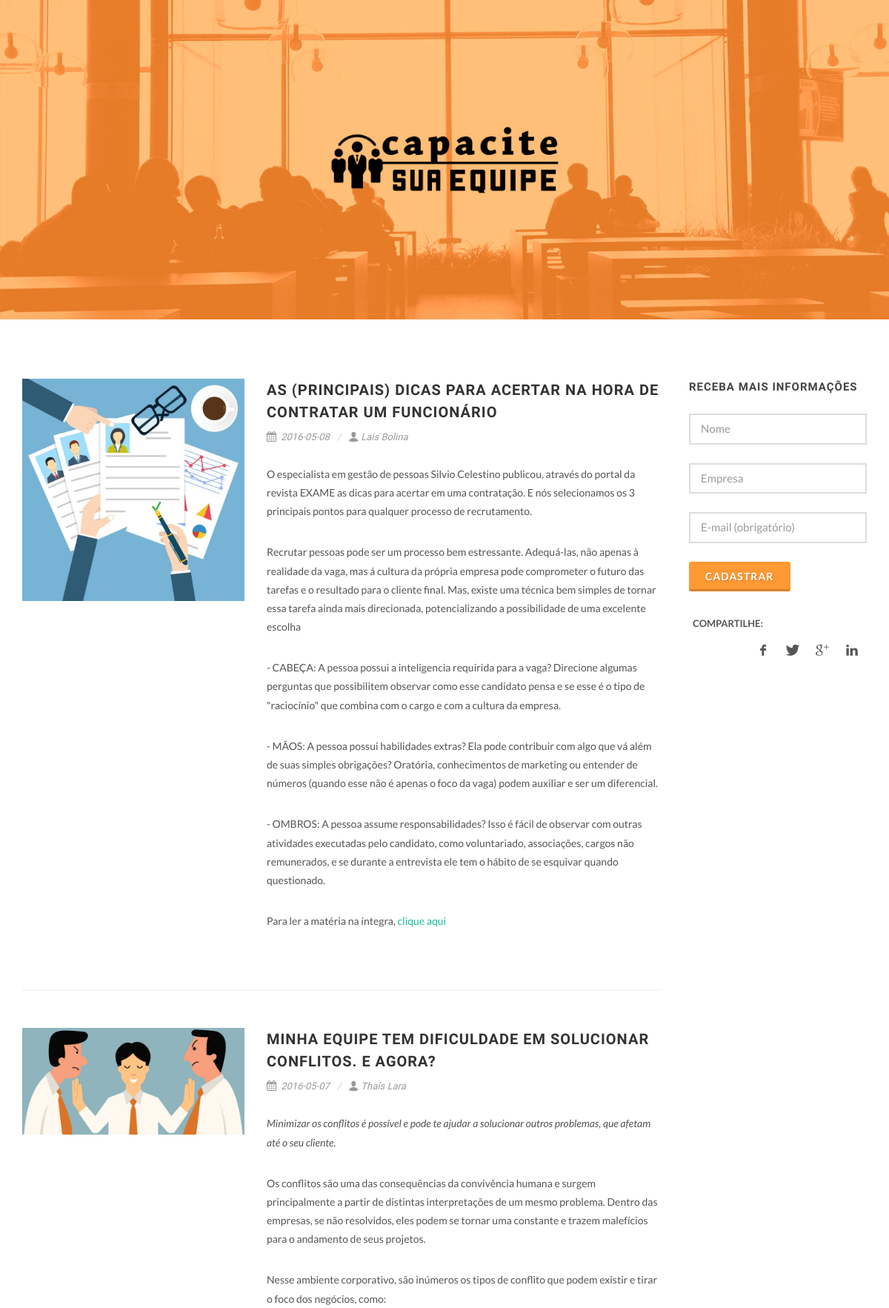
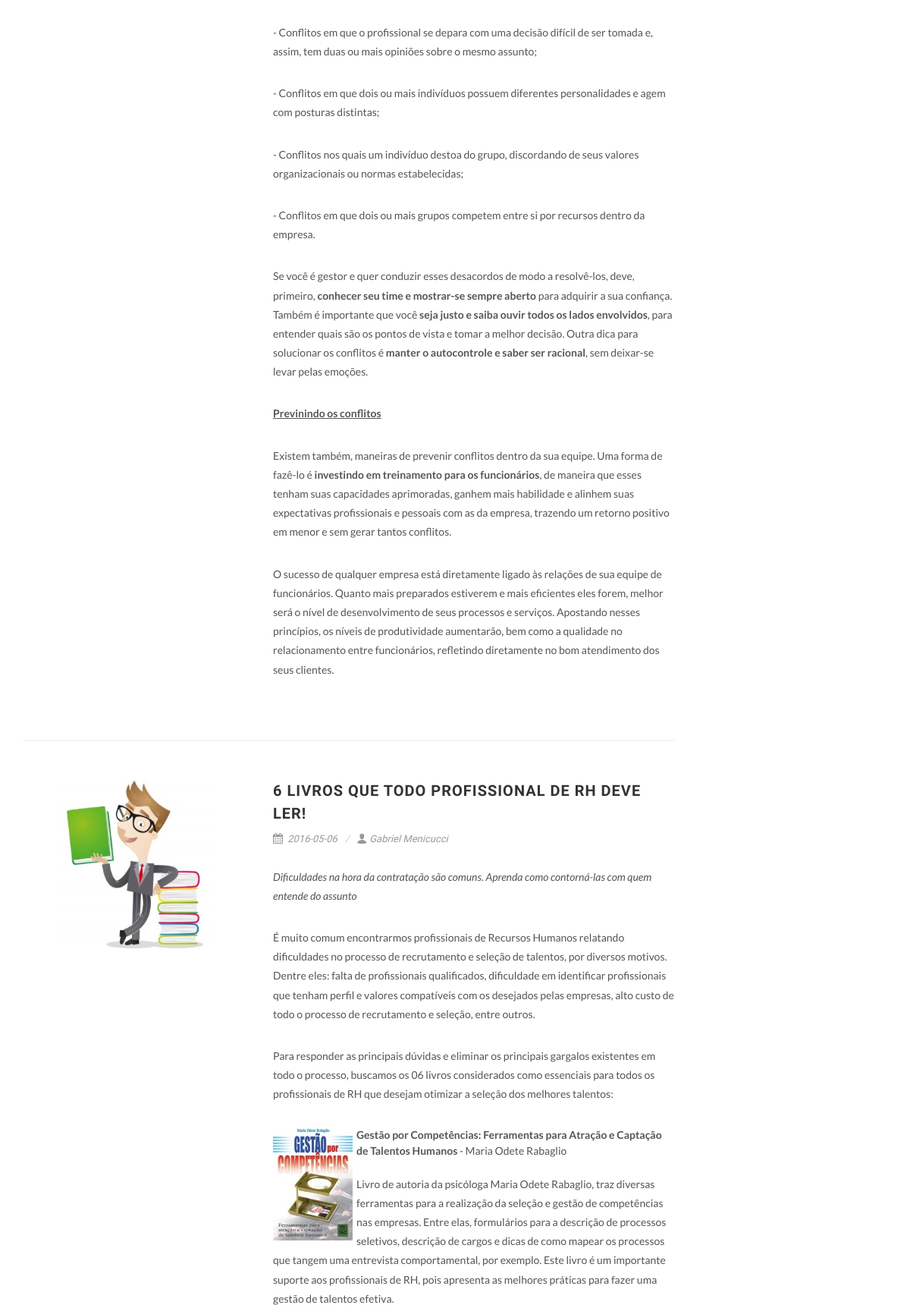
The page / (upper part) on the database its author committed (2 pictures, top to bottom).
### tables this page shows
CREATE TABLE IF NOT EXISTS `postagem` (
  `id` bigint(20) NOT NULL AUTO_INCREMENT,
  `data` date NOT NULL,
  `autor` varchar(100) NOT NULL,
  `url_imagem` varchar(100) NOT NULL,
  `titulo` varchar(100) NOT NULL,
  `texto` text NOT NULL,
  PRIMARY KEY (`id`)
);

### comum.php (called while the page is built, shortened)
<?php
include_once('lib/lib_db.php');
$db = new db;
?>

### lib/lib_db.php (called while the page is built, shortened)
<?php
class db {
   var $host = 'localhost';
   var $banco = 'teste';
   var $usuario = 'root';
   var $senha = '';
   var $r = array();
   var $id_conectar = false;
   var $id_query = false;
   var $erro=false;
   var $sgbd = 'mysql';
   var $posicao = 0;
   function erro($msg='') {
      return $this->erro;
   }
   function conectar() {
      if ($this->sgbd=='mysql') {
         $this->id_conectar = @mysql_connect($this->host, $this->usuario, $this->senha, true);
      } else if ($this->sgbd=='postgresql') {
         if (!$GLOBALS['tty']) $GLOBALS['tty']=1;
         else $GLOBALS['tty']++;
         $aux = 'host='.$this->host.' dbname='.$this->banco;
         if ($this->usuario) $aux.=' user='.$this->usuario;
         if ($this->senha) $aux.=' password='.$this->senha;
         $aux.=' tty='.$GLOBALS['tty'];
         $this->id_conectar = @pg_connect($aux);
      }
   }
   function exec($sql) {
      if ($this->sgbd=='mysql') {
         $this->id_query = @mysql_query($sql);
      } else if ($this->sgbd=='postgresql') {
         $this->posicao = 0;
         $sql = "SET DATESTYLE TO 'SQL,European'; SET TIMEZONE TO 'UTC'; SET CLIENT_ENCODING TO 'LATIN1'; ".$sql;
         $this->id_query = @pg_query($this->id_conectar,$sql);
         $this->erro(@pg_last_error($this->id_conectar));
      }
      return $this->erro;
   }
   function fetch($type='A') {
      if ($this->sgbd=='mysql') {
         $result_types = array('A'=>MYSQL_ASSOC,'N'=>MYSQL_NUM,'B'=>MYSQL_BOTH,'a'=>MYSQL_ASSOC,'n'=>MYSQL_NUM,'b'=>MYSQL_BOTH);
         $this->r = @mysql_fetch_array($this->id_query,$result_types[$type]);
      } else if ($this->sgbd=='postgresql') {
         if ($this->posicao>$this->numrows()) {
            $this->r = array();
            return false;
         }
         $result_types = array('A'=>PGSQL_ASSOC,'N'=>PGSQL_NUM,'B'=>PGSQL_BOTH,'a'=>PGSQL_ASSOC,'n'=>PGSQL_NUM,'b'=>PGSQL_BOTH);
         $this->r = @pg_fetch_array($this->id_query,$this->posicao,$result_types[$type]);
         $this->posicao++;
      }
      if ($this->r) return true;
      else return false;
   }
   function numrows() {
      if ($this->sgbd=='mysql') return @mysql_num_rows($this->id_query);
      else if ($this->sgbd=='postgresql') return @pg_num_rows($this->id_query);
   }
}
?>

### index.php (the view, shortened to what this page needs)
<?php
include_once("comum.php");
?>
<!DOCTYPE html>
<html dir="ltr" lang="pt-BR">
<head>
    <link rel="stylesheet" href="css/bootstrap.css" type="text/css" />
    <link rel="stylesheet" href="style.css" type="text/css" />
    <link rel="stylesheet" href="css/dark.css" type="text/css" />
    <link rel="stylesheet" href="css/font-icons.css" type="text/css" />
    <link rel="stylesheet" href="css/animate.css" type="text/css" />
    <link rel="stylesheet" href="css/magnific-popup.css" type="text/css" />
    <link rel="stylesheet" href="css/responsive.css" type="text/css" />
</head>
<body class="stretched">
    <div id="wrapper" class="clearfix">
        <a href="index.html" class="standard-logo"><img class="banner" src="images/banner.jpg" alt="Banner"></a>
        <section id="content">
            <div class="content-wrap">
                <div class="container clearfix">
                    <div class="postcontent nobottommargin clearfix">
                        <div id="posts" class="small-thumbs">
<?php
	$sql = "SELECT texto, "
				." url_imagem, "
				." titulo, "
				." autor, "
				." data "
				." FROM postagem "
				." ORDER BY data DESC, id DESC "
	;
	$db->exec($sql);
	if (!$db->numrows()) {
		echo "<div class=\"entry clearfix\">\n";
		echo "   <div class=\"entry-c\">\n";
		echo "  	<div class=\"entry-title\">\n";
		echo "          <h2><a href=\"#\">Sem conteúdo</a></h2>\n";
		echo "      </div>\n";
		echo "		<div class=\"entry-content\">\n";
		echo "         <p>Pedimos desculpas mas estamos sem conteúdo no momento. Em breve as postagens estarão no ar!</p>";
		echo "		</div>\n";
		echo "	</div>\n";
		echo "</div>\n";
	} else {
		while ($db->fetch('a')) {
			echo "							<div class=\"entry clearfix\">
                                <div class=\"entry-image\">
                                    <a href=\"".$db->r['url_imagem']."\" data-lightbox=\"image\"><img class=\"image_fade\" src=\"".$db->r['url_imagem']."\" alt=\"".$db->r['titulo']."\"></a>
                                </div>
                                <div class=\"entry-c\">
                                    <div class=\"entry-title\">
                                        <h2><a href=\"#\">".$db->r['titulo']."</a></h2>
                                    </div>
                                    <ul class=\"entry-meta clearfix\">
                                        <li><i class=\"icon-calendar3\"></i> ".$db->r['data']."</li>
                                        <li><a href=\"#\"><i class=\"icon-user\"></i>".$db->r['autor']."</a></li>
                                    </ul>
                                    <div class=\"entry-content\">
                                        ".$db->r['texto']."
                                    </div>
                                </div>
                            </div>\n";
		}
	}
?>
                        </div>
                    </div>
                    <div class="sidebar nobottommargin col_last clearfix">
                        <div class="sidebar-widgets-wrap">
                            <div class="widget widget-twitter-feed clearfix">
                                <h4>Receba mais informações</h4>
								<form class="nobottommargin" id="newsletter" name="newsletter" action="insereLeads.php" method="post" novalidate="novalidate">
									<div class="col_full">
										<input type="text" id="nome" name="nome" value="" class="sm-form-control" placeholder="Nome" maxlength="100">
									</div>
									<div class="col_full">
										<input type="text" id="empresa" name="empresa" value="" class="sm-form-control" placeholder="Empresa" maxlength="100">
									</div>
									<div class="col_full">
										<input type="email" id="email" name="email" value="" class="required email sm-form-control" aria-required="true" placeholder="E-mail (obrigatório)" maxlength="100">
									</div>
									<div class="col_full">
										<button name="cadastro" type="button" id="cadastro" tabindex="5" value="Cadastrar" class="button button-3d nomargin" onclick="validaForm();";>Cadastrar</button>
									</div>
								</form>
                            </div>
							<div class=" si-share noborder clearfix">
								<span>COMPARTILHE:</span>
								<div>
									<a target="_blank" href="http://www.facebook.com/sharer.php?u=http://www.capacitesuaequipe.com.br/index.html" class="social-icon si-borderless si-facebook">
										<i class="icon-facebook"></i>
										<i class="icon-facebook"></i>
									</a>
									<a target="_blank" href="https://twitter.com/intent/tweet?original_referer=http://www.capacitesuaequipe.com.br/index.html&source=tweetbutton&text=Capacite sua Equipe&url=http://www.capacitesuaequipe.com.br" class="social-icon si-borderless si-twitter">
										<i class="icon-twitter"></i>
										<i class="icon-twitter"></i>
									</a>
									<a target="_blank" href="https://plus.google.com/share?url=http://www.capacitesuaequipe.com.br/index.html" class="social-icon si-borderless si-gplus">
										<i class="icon-gplus"></i>
										<i class="icon-gplus"></i>
									</a>
									<a target="_blank" href="http://www.linkedin.com/shareArticle?mini=true&url=http://www.capacitesuaequipe.com.br/index.html&title=Capacite sua Equipe&summary=Capacite sua Equipe" class="social-icon si-borderless si-linkedin">
										<i class="icon-linkedin"></i>
										<i class="icon-linkedin"></i>
									</a>
								</div>
							</div>
                        </div>
                    </div>
                </div>
            </div>
        </section>
    </div>
</body>
</html>

### rows shown on the page
postagem: url_imagem (picture), titulo "AS (PRINCIPAIS) DICAS PARA ACERTAR NA HORA DE CONTRATAR UM FUNCIONÁRIO", data "2016-05-08", autor "Lais Bolina", texto "O especialista em gestão de pessoas Silvio Celestino publicou, através do portal da revista EXAME as dicas para acertar em uma contratação. E nós selecionamos os 3 principais pontos para qualquer processo de recrutamento. Recrutar pessoas pode ser um processo bem estressante. Adequá-las, não apenas à realidade da vaga, mas á cultura da própria empresa pode comprometer o futuro das tarefas e o resultado para o cliente final. Mas, existe uma técnica bem simples de tornar essa tarefa ainda mais direcionada, potencializando a possibilidade de uma excelente escolha - CABEÇA: A pessoa possui a inteligencia requirida para a vaga? Direcione algumas perguntas que possibilitem observar como esse…"
postagem: url_imagem (picture), titulo "MINHA EQUIPE TEM DIFICULDADE EM SOLUCIONAR CONFLITOS. E AGORA?", data "2016-05-07", autor "Thaís Lara", texto "Minimizar os conflitos é possível e pode te ajudar a solucionar outros problemas, que afetam até o seu cliente. Os conflitos são uma das consequências da convivência humana e surgem principalmente a partir de distintas interpretações de um mesmo problema. Dentro das empresas, se não resolvidos, eles podem se tornar uma constante e trazem malefícios para o andamento de seus projetos. Nesse ambiente corporativo, são inúmeros os tipos de conflito que podem existir e tirar o foco dos negócios, como: - Conflitos em que o profissional se depara com uma decisão difícil de ser tomada e, assim, tem duas ou mais opiniões sobre o mesmo assunto; - Conflitos em que dois ou mais indivíduos possuem…"
postagem: url_imagem (picture), titulo "6 LIVROS QUE TODO PROFISSIONAL DE RH DEVE LER!", data "2016-05-06", autor "Gabriel Menicucci", texto "Dificuldades na hora da contratação são comuns. Aprenda como contorná-las com quem entende do assunto É muito comum encontrarmos profissionais de Recursos Humanos relatando dificuldades no processo de recrutamento e seleção de talentos, por diversos motivos. Dentre eles: falta de profissionais qualificados, dificuldade em identificar profissionais que tenham perfil e valores compatíveis com os desejados pelas empresas, alto custo de todo o processo de recrutamento e seleção, entre outros. Para responder as principais dúvidas e eliminar os principais gargalos existentes em todo o processo, buscamos os 06 livros considerados como essenciais para todos os profissionais de RH que desejam…", texto (picture)
